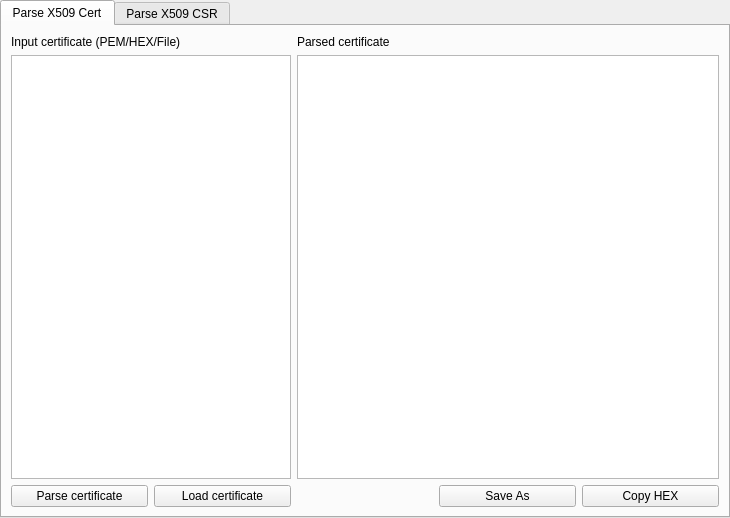
<?xml version="1.0" encoding="UTF-8"?>
<ui version="4.0">
 <class>Certificates</class>
 <widget class="QWidget" name="Certificates">
  <property name="geometry">
   <rect>
    <x>0</x>
    <y>0</y>
    <width>730</width>
    <height>518</height>
   </rect>
  </property>
  <property name="windowTitle">
   <string>Certificates</string>
  </property>
  <layout class="QGridLayout" name="gridLayout">
   <property name="leftMargin">
    <number>0</number>
   </property>
   <property name="topMargin">
    <number>0</number>
   </property>
   <property name="rightMargin">
    <number>0</number>
   </property>
   <property name="bottomMargin">
    <number>0</number>
   </property>
   <item row="0" column="0">
    <widget class="QTabWidget" name="certificates_tabWidget_X25519">
     <property name="currentIndex">
      <number>0</number>
     </property>
     <widget class="QWidget" name="tabName_certificates_X25519_Parse">
      <attribute name="title">
       <string>Parse X509 Cert</string>
      </attribute>
      <layout class="QGridLayout" name="gridLayout_12">
       <item row="0" column="0" colspan="2">
        <widget class="QLabel" name="label_27">
         <property name="text">
          <string>Input certificate (PEM/HEX/File)</string>
         </property>
        </widget>
       </item>
       <item row="0" column="2">
        <widget class="QLabel" name="label_28">
         <property name="text">
          <string>Parsed certificate</string>
         </property>
        </widget>
       </item>
       <item row="1" column="0" colspan="2">
        <widget class="AdvancedTextEdit" name="textEdit_certificates_Parse_InputCertificate">
         <property name="html">
          <string>&lt;!DOCTYPE HTML PUBLIC &quot;-//W3C//DTD HTML 4.0//EN&quot; &quot;http://www.w3.org/TR/REC-html40/strict.dtd&quot;&gt;
&lt;html&gt;&lt;head&gt;&lt;meta name=&quot;qrichtext&quot; content=&quot;1&quot; /&gt;&lt;meta charset=&quot;utf-8&quot; /&gt;&lt;style type=&quot;text/css&quot;&gt;
p, li { white-space: pre-wrap; }
hr { height: 1px; border-width: 0; }
&lt;/style&gt;&lt;/head&gt;&lt;body style=&quot; font-family:'Segoe UI'; font-size:9pt; font-weight:400; font-style:normal;&quot;&gt;
&lt;p style=&quot;-qt-paragraph-type:empty; margin-top:0px; margin-bottom:0px; margin-left:0px; margin-right:0px; -qt-block-indent:0; text-indent:0px; font-family:'MS Shell Dlg 2'; font-size:8.25pt;&quot;&gt;&lt;br /&gt;&lt;/p&gt;&lt;/body&gt;&lt;/html&gt;</string>
         </property>
        </widget>
       </item>
       <item row="1" column="2" colspan="3">
        <widget class="QTextEdit" name="textEdit_certificates_Parse_ParsedCertificate"/>
       </item>
       <item row="2" column="0">
        <widget class="QPushButton" name="pushButton_certificates_Parse_ParseCertificate">
         <property name="text">
          <string>Parse certificate</string>
         </property>
        </widget>
       </item>
       <item row="2" column="1">
        <widget class="QPushButton" name="pushButton_certificates_Parse_LoadCertificate">
         <property name="text">
          <string>Load certificate</string>
         </property>
        </widget>
       </item>
       <item row="2" column="3">
        <widget class="QPushButton" name="pushButton_certificates_Parse_ExportCRT">
         <property name="text">
          <string>Save As</string>
         </property>
        </widget>
       </item>
       <item row="2" column="4">
        <widget class="QPushButton" name="pushButton_certificates_Parse_CopyCertHEX">
         <property name="text">
          <string>Copy HEX</string>
         </property>
        </widget>
       </item>
      </layout>
     </widget>
     <widget class="QWidget" name="tabName_Certificates_X25519_ParseCSR">
      <attribute name="title">
       <string>Parse X509 CSR</string>
      </attribute>
      <layout class="QGridLayout" name="gridLayout_13">
       <item row="0" column="0" colspan="2">
        <widget class="QLabel" name="label_29">
         <property name="text">
          <string>Input CSR (PEM/HEX/File)</string>
         </property>
        </widget>
       </item>
       <item row="0" column="2">
        <widget class="QLabel" name="label_30">
         <property name="text">
          <string>Parsed CSR</string>
         </property>
        </widget>
       </item>
       <item row="1" column="0" colspan="2">
        <widget class="AdvancedTextEdit" name="textEdit_certificates_ParseCsr_InputCsr">
         <property name="html">
          <string>&lt;!DOCTYPE HTML PUBLIC &quot;-//W3C//DTD HTML 4.0//EN&quot; &quot;http://www.w3.org/TR/REC-html40/strict.dtd&quot;&gt;
&lt;html&gt;&lt;head&gt;&lt;meta name=&quot;qrichtext&quot; content=&quot;1&quot; /&gt;&lt;meta charset=&quot;utf-8&quot; /&gt;&lt;style type=&quot;text/css&quot;&gt;
p, li { white-space: pre-wrap; }
hr { height: 1px; border-width: 0; }
&lt;/style&gt;&lt;/head&gt;&lt;body style=&quot; font-family:'Segoe UI'; font-size:9pt; font-weight:400; font-style:normal;&quot;&gt;
&lt;p style=&quot;-qt-paragraph-type:empty; margin-top:0px; margin-bottom:0px; margin-left:0px; margin-right:0px; -qt-block-indent:0; text-indent:0px; font-family:'MS Shell Dlg 2'; font-size:8.25pt;&quot;&gt;&lt;br /&gt;&lt;/p&gt;&lt;/body&gt;&lt;/html&gt;</string>
         </property>
        </widget>
       </item>
       <item row="1" column="2" colspan="3">
        <widget class="QTextEdit" name="textEdit_certificates_Parse_ParsedCSR"/>
       </item>
       <item row="2" column="0">
        <widget class="QPushButton" name="pushButton_certificates_Parse_ParseCSR">
         <property name="text">
          <string>Parse CSR</string>
         </property>
        </widget>
       </item>
       <item row="2" column="1">
        <widget class="QPushButton" name="pushButton_certificates_Parse_LoadCSR">
         <property name="text">
          <string>Load CSR</string>
         </property>
        </widget>
       </item>
       <item row="2" column="3">
        <widget class="QPushButton" name="pushButton_certificates_Parse_ExportCSR">
         <property name="text">
          <string>Save As</string>
         </property>
        </widget>
       </item>
       <item row="2" column="4">
        <widget class="QPushButton" name="pushButton_certificates_Parse_CopyCSRHEX">
         <property name="text">
          <string>Copy HEX</string>
         </property>
        </widget>
       </item>
      </layout>
     </widget>
    </widget>
   </item>
  </layout>
 </widget>
 <customwidgets>
  <customwidget>
   <class>AdvancedTextEdit</class>
   <extends>QTextEdit</extends>
   <header>advancedtextedit.h</header>
  </customwidget>
 </customwidgets>
 <resources/>
 <connections/>
</ui>
